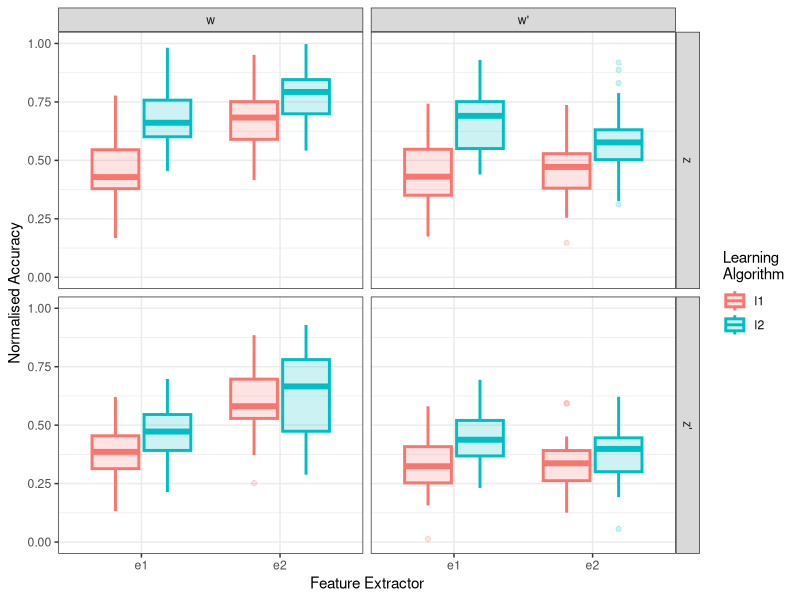

The R script that drew this image:
## ---- chunk 1
library(tidyverse)
## ---- chunk 2
set.seed(1986)
## ---- chunk 3
get_mean <- function(x, l, k, z, w,
                     x_num=2, l_num=2, k_num=2) {
  x <- x / (x_num - 1)
  l <- l / (l_num - 1)
  k <- k / (k_num - 1)
  the_mean <- ((x+1)*0.3 + ((l+1)*0.15)+0.1 + (l*(1-x))*0.1 -
    (z)*0.1 - (z*l)*0.1 - (w*x)*0.3 - (z*w)*0.05)*(1 - k*0.01)
  max(0.25, min(0.90, the_mean))
}

## ---- chunk 4
x_num <- 2
l_num <- 2
k_num <- 40
z_num <- 2
w_num <- 2
N <- 1

measurements <-
  as_tibble(
    expand.grid(
      X=0:(x_num-1),
      L=0:(l_num-1),
      K=0:(k_num-1),
      Z=0:(z_num-1),
      W=0:(w_num-1)
    )
  ) %>%
  rowwise() %>%
  mutate(
    feat_ext=paste0('e', X+1),
    learn_alg=paste0('l', L+1),
    conf_1=ifelse(Z==1, "z'", "z"),
    conf_2=ifelse(W==1, "w'", "w"),
    samp=as.character(K+1),
    mean_acc = get_mean(X, L, K, Z, W),
    acc=truncnorm::rtruncnorm(
      n(),
      a=0,
      b=1,
      mean=mean_acc,
      sd=0.1)
  )

## ---- chunk 5
measurements %>%
    ggplot() +
    geom_boxplot(aes(x=feat_ext, y=acc, color=learn_alg, fill=learn_alg),
               alpha=0.2, size=1) +
    facet_grid(rows=vars(conf_1), cols=vars(conf_2)) +
    coord_cartesian(ylim=c(0,1)) +
    labs(x='Feature Extractor', y='Normalised Accuracy') +
    scale_color_discrete(name='Learning\nAlgorithm') +
    scale_fill_discrete(name='Learning\nAlgorithm') +
    theme_bw()
## ---- chunk 6
model <- acc ~ learn_alg*feat_ext + learn_alg*conf_1 + learn_alg*conf_2 + 
    feat_ext*conf_1 + feat_ext*conf_2 + conf_1*conf_2 + (1 | samp)

## ---- chunk 7
linear_fit <- lme4::lmer(
  model,
  data=measurements)
## ---- chunk 8
summary(linear_fit)
## ---- chunk 9
anova(linear_fit)
## ---- chunk 10
logistic_fit <- lme4::glmer(
  model,
  family="binomial",
  data=measurements,
  control=lme4::glmerControl(optimizer="bobyqa",
                            optCtrl=list(maxfun=1e6)))
## ---- chunk 11
summary(logistic_fit)
